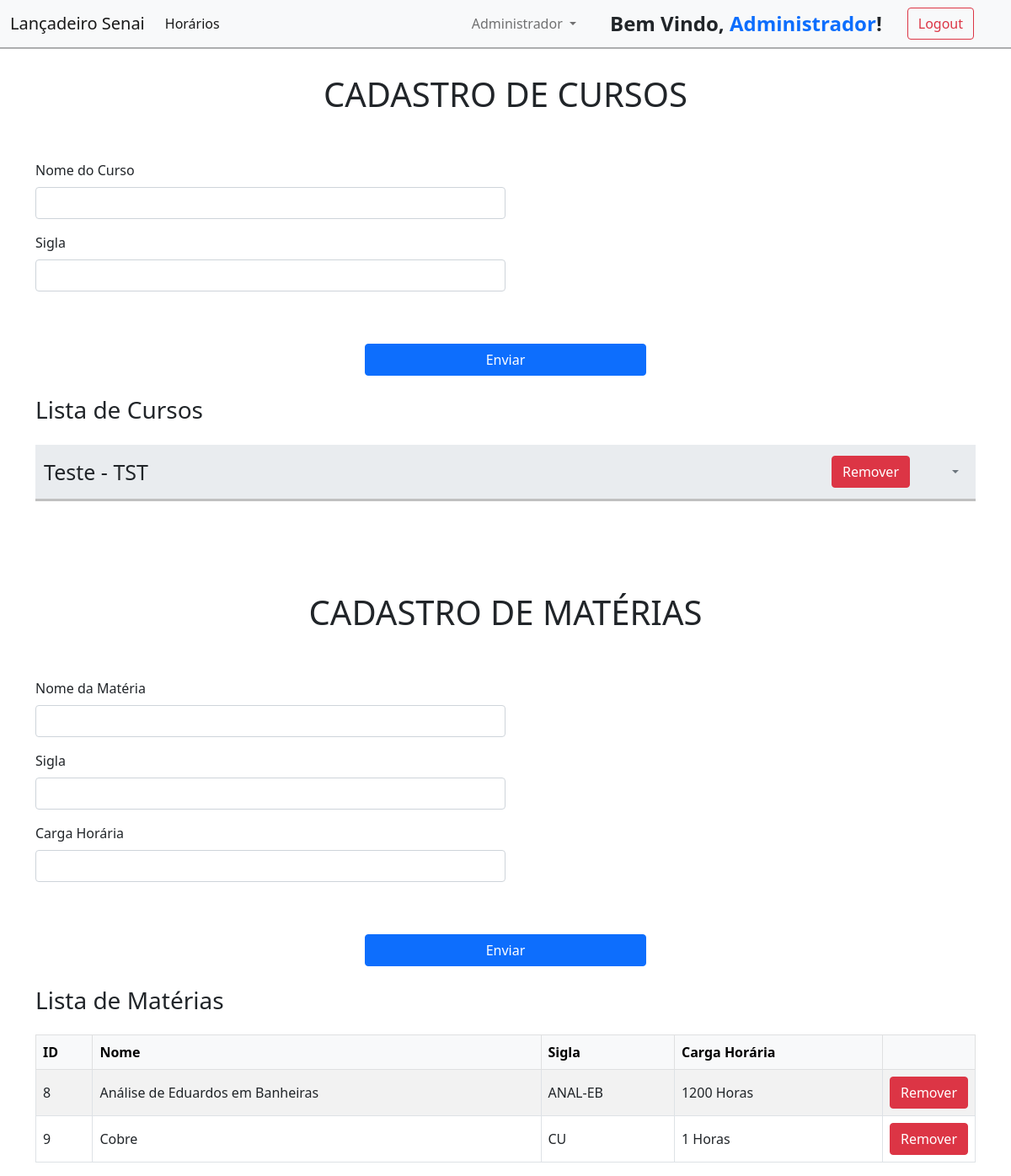
Page /pages/adm_materias.php (signed in) on the committed database.
### tables this page shows
CREATE TABLE IF NOT EXISTS `cursos` (
  `nome_curso` varchar(100) NOT NULL,
  `sigla_curso` varchar(100) NOT NULL,
  `id_curso` int NOT NULL AUTO_INCREMENT,
  PRIMARY KEY (`id_curso`)
);

CREATE TABLE IF NOT EXISTS `materias` (
  `nome_materia` varchar(100) NOT NULL,
  `sigla` varchar(100) NOT NULL,
  `carga_horaria` int NOT NULL,
  `id_materia` int NOT NULL AUTO_INCREMENT,
  PRIMARY KEY (`id_materia`)
);

### pages/adm_materias.php (the view, shortened to what this page needs)
<!DOCTYPE html>
<html lang="pt-br">
<head>
  <link rel="stylesheet" href="../bootstrap-styles/bootstrap.css" />
</head>
<body>
  <?php include '../components/navbar.php'; ?>
  <?php include "../connection.php"; ?>
  <h1 style="padding-top: 5.5rem; text-align: center;">CADASTRO DE CURSOS</h1>
  <form action="../methods/post_cursos.php" method="POST">
    <div class="container mt-4 d-flex flex-column align-items-center">
      <div style="margin-top: 30px;width: 100%;display: flex;flex-direction: column;align-items: flex-start;">
        <div class="mb-3">
          <label for="nome_curso" class="form-label">Nome do Curso</label>
          <input class="form-control" name="nome_curso" required />
        </div>
        <div class="mb-3">
          <label for="sigla_curso" class="form-label">Sigla</label>
          <input class="form-control" name="sigla_curso" required />
        </div>
      </div>
      <button type="submit" class="btn btn-primary mt-3" style="width: 30%;">Enviar</button>
    </div>
  </form>
  <?php
  $sql2 = "SELECT id_curso, nome_curso, sigla_curso FROM cursos";
  $result2 = $connection->query($sql2);
  if ($result2->num_rows > 0) {
    echo '<div class="container mt-4">';
    echo '<h2 class="mb-4" style="font-size: 1.75rem; font-weight: 500;">Lista de Cursos</h2>';
    while ($row2 = $result2->fetch_assoc()) {
      $idCurso = $row2["id_curso"];
      echo '
        <div id="div-curso">
          <h3>' . htmlspecialchars($row2["nome_curso"]) . ' - ' . htmlspecialchars($row2["sigla_curso"]) . '</h3>
          <div class="d-flex">
            <a href="../methods/delete_cursos.php?id_curso=' . $idCurso . '" class="btn btn-danger" onclick="return confirm(\'Tem certeza que deseja remover este curso?\')">Remover</a>
            <button onClick="openDropdown(event)" class="dropdown-toggle" type="button" id="dropdownMenuButton1"></button>
          </div>
        </div>
      ';
    }
    echo '</div>';
  } else {
    echo '
      <div class="container mt-4">
        <h3 style="font-size: 1.75rem; font-weight: 500;">Lista de Cursos</h3>
        <div class="alert alert-warning mt-3">Nenhum resultado encontrado.</div>
      </div>';
  }
  ?>
  <h1 style="padding-top: 5.5rem; text-align: center;">CADASTRO DE MATÉRIAS</h1>
  <form action="../methods/post_materias.php" method="POST">
    <div class="container mt-4 d-flex flex-column align-items-center">
      <div style="margin-top: 30px;width: 100%;display: flex;flex-direction: column;align-items: flex-start;">
        <div class="mb-3">
          <label class="form-label">Nome da Matéria</label>
          <input class="form-control" name="nome_materia" required />
        </div>
        <div class="mb-3">
          <label class="form-label">Sigla</label>
          <input class="form-control" name="sigla" required />
        </div>
        <div class="mb-3">
          <label class="form-label">Carga Horária</label>
          <input name="carga_horaria" type="number" class="form-control" required />
        </div>
      </div>
      <button type="submit" class="btn btn-primary mt-3" style="width: 30%;">Enviar</button>
    </div>
  </form>
</body>
</html>
<?php
include '../components/adm_verification.php';
$sql = "SELECT id_materia, nome_materia, sigla, carga_horaria FROM materias";
$result = $connection->query($sql);
if ($result->num_rows > 0) {
  echo '
    <div class="container mt-4">
      <h2 class="mb-4" style="font-size: 1.75rem; font-weight: 500;">Lista de Matérias</h2>
      <table class="table table-striped table-hover table-bordered">
        <thead class="table-light">
          <tr>
            <th scope="col">ID</th>
            <th scope="col">Nome</th>
            <th scope="col">Sigla</th>
            <th scope="col">Carga Horária</th>
            <th style="width: 1%;"></th>
          </tr>
        </thead>
        <tbody>
  ';
  while ($row = $result->fetch_assoc()) {
    echo '
      <tr>
        <td>' . $row["id_materia"] . '</td>
        <td>' . htmlspecialchars($row["nome_materia"]) . '</td>
        <td>' . htmlspecialchars($row["sigla"]) . '</td>
        <td>' . htmlspecialchars($row["carga_horaria"]) . ' Horas</td>
        <td><a href="../methods/delete_materias.php?id_materia=' . $row["id_materia"] . '" class="btn btn-danger" onclick="return confirm(\'Tem certeza que deseja remover esta matéria?\')">Remover</a></td>
      </tr>
    ';
  }
  echo '
        </tbody>
      </table>
    </div>';
} else {
  echo '
    <div class="container mt-4">
      <h3 style="font-size: 1.75rem; font-weight: 500;">Lista de Matérias</h3>
      <div class="alert alert-warning mt-3">Nenhum resultado encontrado.</div>
    </div>';
}
?>

### pages/adm_materias.php (style rules this page uses)
td { vertical-align: middle; }
#div-curso { display: flex; align-items: center; width: 100%; background-color: #e9ecef; justify-content: space-between; padding: 10px; border-bottom: solid #c0c0c0ff; }
h3 { font-size: 25px; margin: 0; height: min-content; }
#dropdownMenuButton1 { margin-left: 10px; background: none; border: none; padding: 10px; }
#dropdownMenuButton1:after { color: #6c757d; }
.mb-3 { width: 50%; }
.d-flex { display: flex; align-items: center; gap: 30px; }

### rows in the picture
cursos: nome_curso "Teste", sigla_curso "TST"
materias: id_materia "8", nome_materia "Análise de Eduardos em Banheiras", sigla "ANAL-EB", carga_horaria "1200"
materias: id_materia "9", nome_materia "Cobre", sigla "CU", carga_horaria "1"

### other values in the picture
$_SESSION['nome_professor'] "Administrador"
